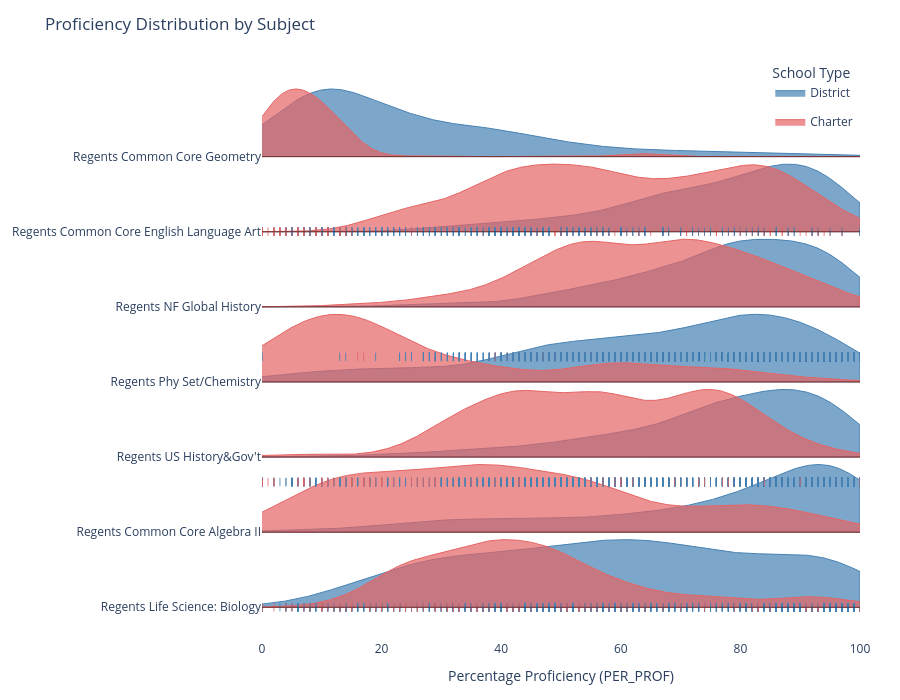

Here is the notebook cell this chart was saved with:
### Code cell
# ── Configuration ───────────────────────────────────────────────────
subjects = df["SUBJECT"].unique().tolist()  # 8 subjects
school_types = {
    "District": "rgba(70, 130, 180, 0.7)",   # blue
    "Charter": "rgba(230, 100, 100, 0.7)",    # red/salmon
}
line_colors = {
    "District": "rgba(70, 130, 180, 1)",
    "Charter": "rgba(230, 100, 100, 1)",
}

# Spacing between ridgeline rows
row_height = 0.6

# ── KDE helper (weighted by TESTED) ────────────────────────────────
def weighted_kde(values, weights, x_grid, bw_method=0.3):
    """Compute a weighted KDE over x_grid."""
    # Repeat values proportionally to weights to simulate weighting
    weights = np.asarray(weights, dtype=float)
    weights = weights / weights.sum()  # normalize

    try:
        kde = gaussian_kde(values, bw_method=bw_method, weights=weights)
        density = kde(x_grid)
        return density
    except Exception:
        return np.zeros_like(x_grid)


# ── Build the figure ────────────────────────────────────────────────
fig = go.Figure()

x_grid = np.linspace(0, 100, 500)  # PER_PROF range 0–100%

for i, subject in enumerate(subjects):
    baseline = i * row_height  # vertical offset for this row

    for school_type, fill_color in school_types.items():
        subset = df[
            (df["SUBJECT"] == subject) & (df["SCHOOL_TYPE"] == school_type)
        ]

        if len(subset) < 2:
            continue

        values = subset["PER_PROF"].values
        weights = subset["TESTED"].values

        density = weighted_kde(values, weights, x_grid)

        # Scale density so peaks look nice (adjust multiplier as needed)
        density_scaled = density / density.max() * (row_height * 0.9)

        # Shifted y-values sitting on each row's baseline
        y_vals = baseline + density_scaled

        # Fill area: trace the curve, then return along the baseline
        fig.add_trace(go.Scatter(
            x=np.concatenate([x_grid, x_grid[::-1]]),
            y=np.concatenate([y_vals, np.full_like(x_grid, baseline)]),
            fill="toself",
            fillcolor=fill_color,
            line=dict(color=line_colors[school_type], width=1),
            name=school_type,
            legendgroup=school_type,
            showlegend=(i == 0),  # show legend only once per type
            hoverinfo="skip",
        ))

        # ── Rug plot: small tick marks along the baseline ───────────
        # Offset district ticks slightly below baseline, charter slightly above
        rug_offset = -0.02 if school_type == "District" else 0.01
        fig.add_trace(go.Scatter(
            x=values,
            y=np.full_like(values, baseline + rug_offset),
            mode="markers",
            marker=dict(
                symbol="line-ns-open",
                size=6,
                color=line_colors[school_type],
                line=dict(width=0.8),
            ),
            name=school_type,
            legendgroup=school_type,
            showlegend=False,
            hovertemplate=(
                "PER_PROF: %{x:.1f}%<br>"
                f"Type: {school_type}<br>"
                f"Subject: {subject}"
                "<extra></extra>"
            ),
        ))

    # Baseline separator line for each subject row
    fig.add_shape(
        type="line",
        x0=0, x1=100,
        y0=baseline, y1=baseline,
        line=dict(color="black", width=0.5),
    )

# ── Layout ──────────────────────────────────────────────────────────
fig.update_layout(
    title="Proficiency Distribution by Subject",
    xaxis=dict(
        title="Percentage Proficiency (PER_PROF)",
        range=[0, 100],
        showgrid=False,
    ),
    yaxis=dict(
        tickvals=[i * row_height for i in range(len(subjects))],
        ticktext=subjects,
        showgrid=False,
        zeroline=False,
    ),
    plot_bgcolor="white",
    legend=dict(
        title="School Type",
        x=0.85, y=1.0,
    ),
    height=700,
    width=900,
    margin=dict(l=120, r=40, t=60, b=60),
)

fig.show()

### Figure 1 — Plotly figure (JSON) as saved in the notebook; plotly's stock layout.template omitted (floating-point values rounded to 4 significant figures; data arrays with more than 128 entries replaced by an {"elided": "..."} marker saying what was removed)
{"data": [{"fill": "toself", "fillcolor": "rgba(70, 130, 180, 0.7)", "hoverinfo": "skip", "legendgroup": "District", "line": {"color": "rgba(70, 130, 180, 1)", "width": 1}, "name": "District", "showlegend": true, "type": "scatter", "x": {"elided": "1000 float values"}, "y": {"elided": "1000 float values"}}, {"hovertemplate": "PER_PROF: %{x:.1f}%<br>Type: District<br>Subject: Regents Life Science: Biology<extra></extra>", "legendgroup": "District", "marker": {"color": "rgba(70, 130, 180, 1)", "line": {"width": 0.8}, "size": 6, "symbol": "line-ns-open"}, "mode": "markers", "name": "District", "showlegend": false, "type": "scatter", "x": {"elided": "1100 int values"}, "y": {"elided": "1100 int values"}}, {"fill": "toself", "fillcolor": "rgba(230, 100, 100, 0.7)", "hoverinfo": "skip", "legendgroup": "Charter", "line": {"color": "rgba(230, 100, 100, 1)", "width": 1}, "name": "Charter", "showlegend": true, "type": "scatter", "x": {"elided": "1000 float values"}, "y": {"elided": "1000 float values"}}, {"hovertemplate": "PER_PROF: %{x:.1f}%<br>Type: Charter<br>Subject: Regents Life Science: Biology<extra></extra>", "legendgroup": "Charter", "marker": {"color": "rgba(230, 100, 100, 1)", "line": {"width": 0.8}, "size": 6, "symbol": "line-ns-open"}, "mode": "markers", "name": "Charter", "showlegend": false, "type": "scatter", "x": [42, 19, 42, 34, 41, 46, 39, 24, 36, 17, 100, 32, 57, 38, 35, 29, 41, 36, 37, 92, 57, 62, 49, 88, 36, 38, 45, 22, 41, 22, 71, 44, 93, 44, 49, 75, 68, 50, 60, 31, 13, 52, 26, 23, 87, 23, 76, 89, 23, 55, 29, 35, 40, 44, 51, 53, 29, 51, 79, 76, 51, 100, 59, 23, 89, 52, 28, 24, 47, 33, 21, 73, 63], "y": [0, 0, 0, 0, 0, 0, 0, 0, 0, 0, 0, 0, 0, 0, 0, 0, 0, 0, 0, 0, 0, 0, 0, 0, 0, 0, 0, 0, 0, 0, 0, 0, 0, 0, 0, 0, 0, 0, 0, 0, 0, 0, 0, 0, 0, 0, 0, 0, 0, 0, 0, 0, 0, 0, 0, 0, 0, 0, 0, 0, 0, 0, 0, 0, 0, 0, 0, 0, 0, 0, 0, 0, 0]}, {"fill": "toself", "fillcolor": "rgba(70, 130, 180, 0.7)", "hoverinfo": "skip", "legendgroup": "District", "line": {"color": "rgba(70, 130, 180, 1)", "width": 1}, "name": "District", "showlegend": false, "type": "scatter", "x": {"elided": "1000 float values"}, "y": {"elided": "1000 float values"}}, {"hovertemplate": "PER_PROF: %{x:.1f}%<br>Type: District<br>Subject: Regents Common Core Algebra II<extra></extra>", "legendgroup": "District", "marker": {"color": "rgba(70, 130, 180, 1)", "line": {"width": 0.8}, "size": 6, "symbol": "line-ns-open"}, "mode": "markers", "name": "District", "showlegend": false, "type": "scatter", "x": {"elided": "1010 int values"}, "y": {"elided": "1010 int values"}}, {"fill": "toself", "fillcolor": "rgba(230, 100, 100, 0.7)", "hoverinfo": "skip", "legendgroup": "Charter", "line": {"color": "rgba(230, 100, 100, 1)", "width": 1}, "name": "Charter", "showlegend": false, "type": "scatter", "x": {"elided": "1000 float values"}, "y": {"elided": "1000 float values"}}, {"hovertemplate": "PER_PROF: %{x:.1f}%<br>Type: Charter<br>Subject: Regents Common Core Algebra II<extra></extra>", "legendgroup": "Charter", "marker": {"color": "rgba(230, 100, 100, 1)", "line": {"width": 0.8}, "size": 6, "symbol": "line-ns-open"}, "mode": "markers", "name": "Charter", "showlegend": false, "type": "scatter", "x": [8, 7, 22, 64, 13, 70, 24, 82, 100, 5, 20, 10, 33, 41, 83, 51, 50, 33, 91, 32, 15, 10, 56, 31, 36, 53, 91, 58, 85, 0, 61, 93, 23, 83, 42, 38, 74, 60, 67, 25, 79, 36, 43, 32, 37, 53, 53, 51, 92, 29, 29, 41, 26, 2, 10, 14, 18, 18, 24, 19, 20, 12, 4, 33, 35, 54, 15, 26, 11, 42, 93, 27, 30, 43, 31, 0, 83, 55, 100, 45], "y": [0, 0, 0, 0, 0, 0, 0, 0, 0, 0, 0, 0, 0, 0, 0, 0, 0, 0, 0, 0, 0, 0, 0, 0, 0, 0, 0, 0, 0, 0, 0, 0, 0, 0, 0, 0, 0, 0, 0, 0, 0, 0, 0, 0, 0, 0, 0, 0, 0, 0, 0, 0, 0, 0, 0, 0, 0, 0, 0, 0, 0, 0, 0, 0, 0, 0, 0, 0, 0, 0, 0, 0, 0, 0, 0, 0, 0, 0, 0, 0]}, {"fill": "toself", "fillcolor": "rgba(70, 130, 180, 0.7)", "hoverinfo": "skip", "legendgroup": "District", "line": {"color": "rgba(70, 130, 180, 1)", "width": 1}, "name": "District", "showlegend": false, "type": "scatter", "x": {"elided": "1000 float values"}, "y": {"elided": "1000 float values"}}, {"hovertemplate": "PER_PROF: %{x:.1f}%<br>Type: District<br>Subject: Regents US History&Gov't<extra></extra>", "legendgroup": "District", "marker": {"color": "rgba(70, 130, 180, 1)", "line": {"width": 0.8}, "size": 6, "symbol": "line-ns-open"}, "mode": "markers", "name": "District", "showlegend": false, "type": "scatter", "x": {"elided": "1247 int values"}, "y": {"elided": "1247 int values"}}, {"fill": "toself", "fillcolor": "rgba(230, 100, 100, 0.7)", "hoverinfo": "skip", "legendgroup": "Charter", "line": {"color": "rgba(230, 100, 100, 1)", "width": 1}, "name": "Charter", "showlegend": false, "type": "scatter", "x": {"elided": "1000 float values"}, "y": {"elided": "1000 float values"}}, {"hovertemplate": "PER_PROF: %{x:.1f}%<br>Type: Charter<br>Subject: Regents US History&Gov't<extra></extra>", "legendgroup": "Charter", "marker": {"color": "rgba(230, 100, 100, 1)", "line": {"width": 0.8}, "size": 6, "symbol": "line-ns-open"}, "mode": "markers", "name": "Charter", "showlegend": false, "type": "scatter", "x": [56, 63, 55, 74, 33, 32, 75, 58, 72, 70, 41, 39, 35, 77, 25, 56, 78, 56, 87, 96, 29, 40, 35, 83, 66, 64, 43, 8, 91, 51, 56, 76, 36, 78, 71, 17, 59, 54, 54, 51, 20, 80, 71, 94, 70, 82, 79, 32, 68, 83, 59, 70, 56, 67, 38, 68, 43, 5, 65, 86, 30, 100, 53, 75, 45, 46, 52, 73, 59, 44, 80, 60, 73, 79, 78, 85, 79, 59, 60, 45, 30, 42, 56, 48, 36, 40, 91, 74, 79, 83, 35, 78, 41, 45, 43, 59, 44, 51, 64, 41, 58, 48, 54, 79, 92, 60, 24, 41, 70, 86, 73, 49, 71, 56, 33, 28, 79, 64, 47, 67], "y": [1, 1, 1, 1, 1, 1, 1, 1, 1, 1, 1, 1, 1, 1, 1, 1, 1, 1, 1, 1, 1, 1, 1, 1, 1, 1, 1, 1, 1, 1, 1, 1, 1, 1, 1, 1, 1, 1, 1, 1, 1, 1, 1, 1, 1, 1, 1, 1, 1, 1, 1, 1, 1, 1, 1, 1, 1, 1, 1, 1, 1, 1, 1, 1, 1, 1, 1, 1, 1, 1, 1, 1, 1, 1, 1, 1, 1, 1, 1, 1, 1, 1, 1, 1, 1, 1, 1, 1, 1, 1, 1, 1, 1, 1, 1, 1, 1, 1, 1, 1, 1, 1, 1, 1, 1, 1, 1, 1, 1, 1, 1, 1, 1, 1, 1, 1, 1, 1, 1, 1]}, {"fill": "toself", "fillcolor": "rgba(70, 130, 180, 0.7)", "hoverinfo": "skip", "legendgroup": "District", "line": {"color": "rgba(70, 130, 180, 1)", "width": 1}, "name": "District", "showlegend": false, "type": "scatter", "x": {"elided": "1000 float values"}, "y": {"elided": "1000 float values"}}, {"hovertemplate": "PER_PROF: %{x:.1f}%<br>Type: District<br>Subject: Regents Phy Set/Chemistry<extra></extra>", "legendgroup": "District", "marker": {"color": "rgba(70, 130, 180, 1)", "line": {"width": 0.8}, "size": 6, "symbol": "line-ns-open"}, "mode": "markers", "name": "District", "showlegend": false, "type": "scatter", "x": {"elided": "938 int values"}, "y": {"elided": "938 int values"}}, {"fill": "toself", "fillcolor": "rgba(230, 100, 100, 0.7)", "hoverinfo": "skip", "legendgroup": "Charter", "line": {"color": "rgba(230, 100, 100, 1)", "width": 1}, "name": "Charter", "showlegend": false, "type": "scatter", "x": {"elided": "1000 float values"}, "y": {"elided": "1000 float values"}}, {"hovertemplate": "PER_PROF: %{x:.1f}%<br>Type: Charter<br>Subject: Regents Phy Set/Chemistry<extra></extra>", "legendgroup": "Charter", "marker": {"color": "rgba(230, 100, 100, 1)", "line": {"width": 0.8}, "size": 6, "symbol": "line-ns-open"}, "mode": "markers", "name": "Charter", "showlegend": false, "type": "scatter", "x": [0, 20, 10, 100, 17, 18, 7, 43, 26, 29, 2, 57, 0, 60, 0, 78, 7, 15, 84, 12, 6, 18, 14, 20, 77, 59, 22, 20, 60, 10, 20, 7, 27, 19, 35, 0, 74, 43, 28, 11, 8, 0, 55, 20, 90, 29, 17, 2, 1, 10, 11, 7, 39, 15, 12, 17, 62, 15, 6, 15, 73, 69, 25], "y": [1, 1, 1, 1, 1, 1, 1, 1, 1, 1, 1, 1, 1, 1, 1, 1, 1, 1, 1, 1, 1, 1, 1, 1, 1, 1, 1, 1, 1, 1, 1, 1, 1, 1, 1, 1, 1, 1, 1, 1, 1, 1, 1, 1, 1, 1, 1, 1, 1, 1, 1, 1, 1, 1, 1, 1, 1, 1, 1, 1, 1, 1, 1]}, {"fill": "toself", "fillcolor": "rgba(70, 130, 180, 0.7)", "hoverinfo": "skip", "legendgroup": "District", "line": {"color": "rgba(70, 130, 180, 1)", "width": 1}, "name": "District", "showlegend": false, "type": "scatter", "x": {"elided": "1000 float values"}, "y": {"elided": "1000 float values"}}, {"hovertemplate": "PER_PROF: %{x:.1f}%<br>Type: District<br>Subject: Regents NF Global History<extra></extra>", "legendgroup": "District", "marker": {"color": "rgba(70, 130, 180, 1)", "line": {"width": 0.8}, "size": 6, "symbol": "line-ns-open"}, "mode": "markers", "name": "District", "showlegend": false, "type": "scatter", "x": {"elided": "1140 int values"}, "y": {"elided": "1140 int values"}}, {"fill": "toself", "fillcolor": "rgba(230, 100, 100, 0.7)", "hoverinfo": "skip", "legendgroup": "Charter", "line": {"color": "rgba(230, 100, 100, 1)", "width": 1}, "name": "Charter", "showlegend": false, "type": "scatter", "x": {"elided": "1000 float values"}, "y": {"elided": "1000 float values"}}, {"hovertemplate": "PER_PROF: %{x:.1f}%<br>Type: Charter<br>Subject: Regents NF Global History<extra></extra>", "legendgroup": "Charter", "marker": {"color": "rgba(230, 100, 100, 1)", "line": {"width": 0.8}, "size": 6, "symbol": "line-ns-open"}, "mode": "markers", "name": "Charter", "showlegend": false, "type": "scatter", "x": [61, 48, 50, 67, 38, 54, 75, 57, 82, 84, 61, 43, 33, 55, 25, 63, 49, 82, 66, 65, 72, 45, 66, 33, 100, 100, 75, 62, 100, 54, 54, 17, 83, 74, 68, 74, 98, 68, 73, 82, 60, 68, 39, 91, 72, 68, 83, 57, 77, 53, 68, 74, 39, 100, 55, 80, 55, 100, 72, 69, 70, 40, 95, 77, 46, 90, 56, 79, 94, 71, 60, 48, 49, 43, 53, 41, 97, 71, 56, 69, 88, 51, 96, 100, 29, 56, 47, 59, 50, 83, 57, 66, 92, 63, 49, 80, 75, 68, 55, 49, 65, 78, 89, 86, 43, 51, 47, 66, 54, 16, 42, 29, 76, 67, 74], "y": [2, 2, 2, 2, 2, 2, 2, 2, 2, 2, 2, 2, 2, 2, 2, 2, 2, 2, 2, 2, 2, 2, 2, 2, 2, 2, 2, 2, 2, 2, 2, 2, 2, 2, 2, 2, 2, 2, 2, 2, 2, 2, 2, 2, 2, 2, 2, 2, 2, 2, 2, 2, 2, 2, 2, 2, 2, 2, 2, 2, 2, 2, 2, 2, 2, 2, 2, 2, 2, 2, 2, 2, 2, 2, 2, 2, 2, 2, 2, 2, 2, 2, 2, 2, 2, 2, 2, 2, 2, 2, 2, 2, 2, 2, 2, 2, 2, 2, 2, 2, 2, 2, 2, 2, 2, 2, 2, 2, 2, 2, 2, 2, 2, 2, 2]}, {"fill": "toself", "fillcolor": "rgba(70, 130, 180, 0.7)", "hoverinfo": "skip", "legendgroup": "District", "line": {"color": "rgba(70, 130, 180, 1)", "width": 1}, "name": "District", "showlegend": false, "type": "scatter", "x": {"elided": "1000 float values"}, "y": {"elided": "1000 float values"}}, {"hovertemplate": "PER_PROF: %{x:.1f}%<br>Type: District<br>Subject: Regents Common Core English Language Art<extra></extra>", "legendgroup": "District", "marker": {"color": "rgba(70, 130, 180, 1)", "line": {"width": 0.8}, "size": 6, "symbol": "line-ns-open"}, "mode": "markers", "name": "District", "showlegend": false, "type": "scatter", "x": {"elided": "1222 int values"}, "y": {"elided": "1222 int values"}}, {"fill": "toself", "fillcolor": "rgba(230, 100, 100, 0.7)", "hoverinfo": "skip", "legendgroup": "Charter", "line": {"color": "rgba(230, 100, 100, 1)", "width": 1}, "name": "Charter", "showlegend": false, "type": "scatter", "x": {"elided": "1000 float values"}, "y": {"elided": "1000 float values"}}, {"hovertemplate": "PER_PROF: %{x:.1f}%<br>Type: Charter<br>Subject: Regents Common Core English Language Art<extra></extra>", "legendgroup": "Charter", "marker": {"color": "rgba(230, 100, 100, 1)", "line": {"width": 0.8}, "size": 6, "symbol": "line-ns-open"}, "mode": "markers", "name": "Charter", "showlegend": false, "type": "scatter", "x": [64, 42, 53, 84, 49, 47, 84, 47, 83, 80, 60, 31, 22, 78, 32, 57, 84, 72, 87, 95, 45, 97, 47, 56, 92, 92, 86, 54, 79, 94, 58, 41, 18, 65, 84, 67, 51, 87, 47, 46, 85, 58, 81, 67, 84, 73, 63, 50, 67, 92, 56, 72, 76, 49, 62, 53, 91, 24, 58, 39, 78, 42, 70, 70, 83, 56, 93, 67, 50, 83, 57, 74, 71, 93, 60, 50, 61, 38, 38, 26, 44, 59, 83, 45, 49, 55, 82, 24, 76, 82, 28, 37, 93, 38, 57, 100, 52, 76, 88, 45, 80, 84, 40, 37, 75, 64, 51, 46, 64, 71, 82, 46, 88, 90, 85, 42, 68, 70, 54, 51, 40, 83, 33, 97, 80, 76], "y": [3, 3, 3, 3, 3, 3, 3, 3, 3, 3, 3, 3, 3, 3, 3, 3, 3, 3, 3, 3, 3, 3, 3, 3, 3, 3, 3, 3, 3, 3, 3, 3, 3, 3, 3, 3, 3, 3, 3, 3, 3, 3, 3, 3, 3, 3, 3, 3, 3, 3, 3, 3, 3, 3, 3, 3, 3, 3, 3, 3, 3, 3, 3, 3, 3, 3, 3, 3, 3, 3, 3, 3, 3, 3, 3, 3, 3, 3, 3, 3, 3, 3, 3, 3, 3, 3, 3, 3, 3, 3, 3, 3, 3, 3, 3, 3, 3, 3, 3, 3, 3, 3, 3, 3, 3, 3, 3, 3, 3, 3, 3, 3, 3, 3, 3, 3, 3, 3, 3, 3, 3, 3, 3, 3, 3, 3]}, {"fill": "toself", "fillcolor": "rgba(70, 130, 180, 0.7)", "hoverinfo": "skip", "legendgroup": "District", "line": {"color": "rgba(70, 130, 180, 1)", "width": 1}, "name": "District", "showlegend": false, "type": "scatter", "x": {"elided": "1000 float values"}, "y": {"elided": "1000 float values"}}, {"hovertemplate": "PER_PROF: %{x:.1f}%<br>Type: District<br>Subject: Regents Common Core Geometry<extra></extra>", "legendgroup": "District", "marker": {"color": "rgba(70, 130, 180, 1)", "line": {"width": 0.8}, "size": 6, "symbol": "line-ns-open"}, "mode": "markers", "name": "District", "showlegend": false, "type": "scatter", "x": {"elided": "654 int values"}, "y": {"elided": "654 int values"}}, {"fill": "toself", "fillcolor": "rgba(230, 100, 100, 0.7)", "hoverinfo": "skip", "legendgroup": "Charter", "line": {"color": "rgba(230, 100, 100, 1)", "width": 1}, "name": "Charter", "showlegend": false, "type": "scatter", "x": {"elided": "1000 float values"}, "y": {"elided": "1000 float values"}}, {"hovertemplate": "PER_PROF: %{x:.1f}%<br>Type: Charter<br>Subject: Regents Common Core Geometry<extra></extra>", "legendgroup": "Charter", "marker": {"color": "rgba(230, 100, 100, 1)", "line": {"width": 0.8}, "size": 6, "symbol": "line-ns-open"}, "mode": "markers", "name": "Charter", "showlegend": false, "type": "scatter", "x": [0, 9, 0, 0, 14, 11, 7, 4, 14, 3, 0, 3, 7, 13, 0, 2, 7, 3, 10, 6, 3, 4, 63, 13, 8, 4, 11, 2, 15, 13, 6, 9, 9, 0, 1, 5, 2, 11, 11, 9, 11, 13, 2, 9, 50, 0, 0, 6, 0, 0, 25, 80, 6], "y": [3, 3, 3, 3, 3, 3, 3, 3, 3, 3, 3, 3, 3, 3, 3, 3, 3, 3, 3, 3, 3, 3, 3, 3, 3, 3, 3, 3, 3, 3, 3, 3, 3, 3, 3, 3, 3, 3, 3, 3, 3, 3, 3, 3, 3, 3, 3, 3, 3, 3, 3, 3, 3]}], "layout": {"height": 700, "legend": {"title": {"text": "School Type"}, "x": 0.85, "y": 1}, "margin": {"b": 60, "l": 120, "r": 40, "t": 60}, "plot_bgcolor": "white", "shapes": [{"line": {"color": "black", "width": 0.5}, "type": "line", "x0": 0, "x1": 100, "y0": 0, "y1": 0}, {"line": {"color": "black", "width": 0.5}, "type": "line", "x0": 0, "x1": 100, "y0": 0.6, "y1": 0.6}, {"line": {"color": "black", "width": 0.5}, "type": "line", "x0": 0, "x1": 100, "y0": 1.2, "y1": 1.2}, {"line": {"color": "black", "width": 0.5}, "type": "line", "x0": 0, "x1": 100, "y0": 1.8, "y1": 1.8}, {"line": {"color": "black", "width": 0.5}, "type": "line", "x0": 0, "x1": 100, "y0": 2.4, "y1": 2.4}, {"line": {"color": "black", "width": 0.5}, "type": "line", "x0": 0, "x1": 100, "y0": 3, "y1": 3}, {"line": {"color": "black", "width": 0.5}, "type": "line", "x0": 0, "x1": 100, "y0": 3.6, "y1": 3.6}], "title": {"text": "Proficiency Distribution by Subject"}, "width": 900, "xaxis": {"range": [0, 100], "showgrid": false, "title": {"text": "Percentage Proficiency (PER_PROF)"}}, "yaxis": {"showgrid": false, "ticktext": ["Regents Life Science: Biology", "Regents Common Core Algebra II", "Regents US History&Gov't", "Regents Phy Set/Chemistry", "Regents NF Global History", "Regents Common Core English Language Art", "Regents Common Core Geometry"], "tickvals": [0, 0.6, 1.2, 1.8, 2.4, 3, 3.6], "zeroline": false}}}
